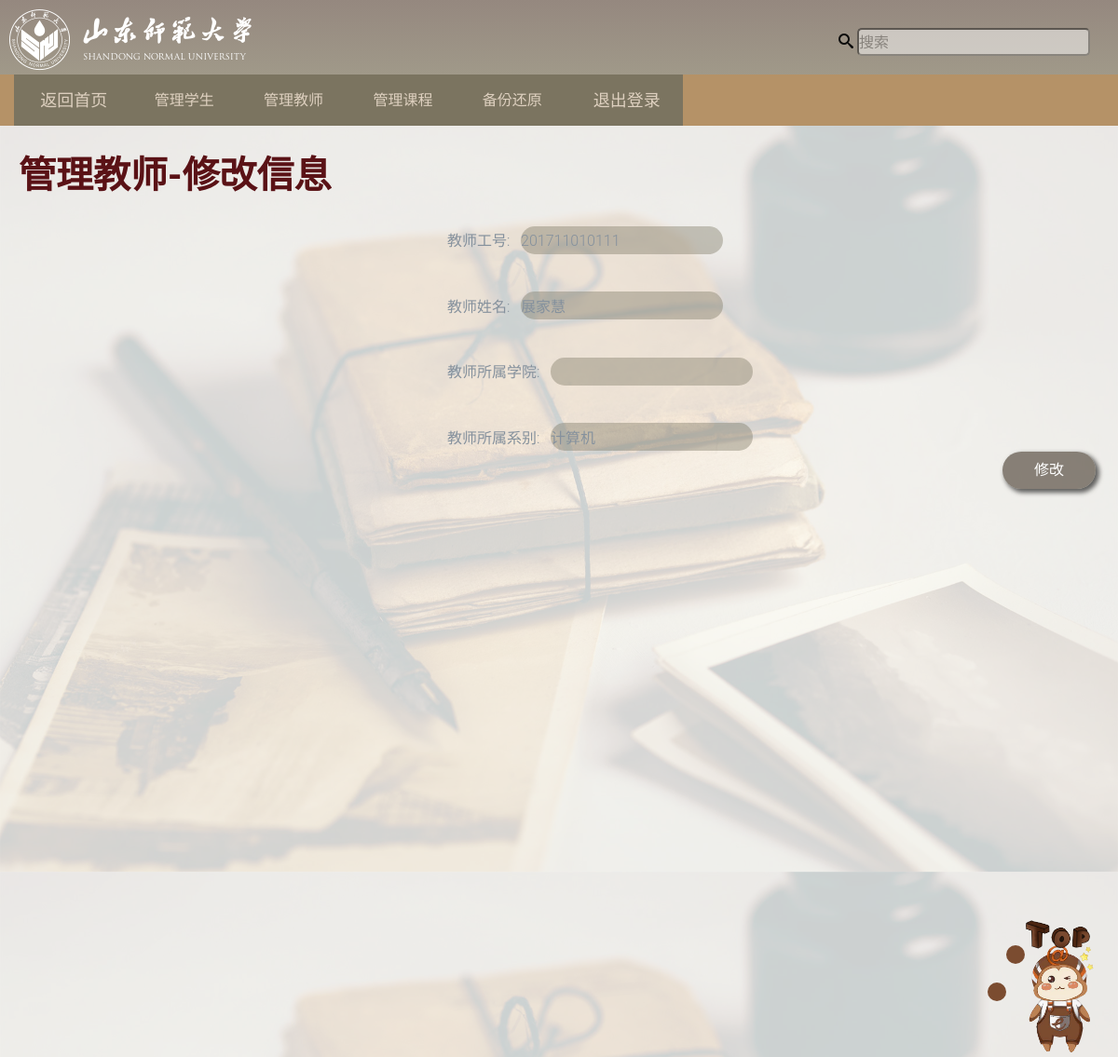
The app's page /edu_admin/Adm_manage_teachers.html/201711010111/ with its own data.
### account/models.py (models this page shows, shortened)
class User(AbstractUser):
    username = models.CharField(max_length=20, primary_key=True, db_index=True)
    password = models.CharField(max_length=100, null=False)
    name = models.CharField(max_length=50)
    id_card = models.CharField(max_length=20)
    sex = models.CharField(max_length=2)
    school = models.CharField(max_length=20)
    major = models.CharField(max_length=20)
    sclass = models.CharField(max_length=20)
    admin_data = models.DateField(blank=True, default=django.utils.timezone.now)
    is_teacher = models.BooleanField(default=False)

### edu_admin/views.py (the view)
# urls.py: path("Adm_manage_teachers.html/<int:teacher_id>/", views.Adm_tea_alt),
def Adm_tea_alt(request, teacher_id):
    tea_obj = User.objects.get(username=teacher_id)
    if request.method == "POST":  # 表单提交
        User.objects.filter(username=teacher_id).update(
            name=request.POST.get("tea_name"),
            major=request.POST.get("tea_major"),
            sclass=request.POST.get("tea_class"),
        )
        return_message = "信息修改成功！"
        return render(
            request,
            "edu_admin/Adm_teacher_alter.html",
            {"tea_obj": tea_obj, "return_message": return_message, "teacher_id": teacher_id})
    else:  # 正常访问
        return render(request, "edu_admin/Adm_teacher_alter.html", {"tea_obj": tea_obj, "teacher_id": teacher_id})

### templates/edu_admin/Adm_teacher_alter.html (shortened to what this page needs)
{% extends 'adm_based.html' %}
{% load staticfiles %}
{% block content %}
    <div class="body_container1">
        <div class="body_background3">
            <div style="font-weight:700;font-size: 40px;margin: auto;padding-top: 40px;padding-left: 20px;color: #5a1216">管理教师-修改信息</div>
            <form method="POST">{% csrf_token %}
                <div class="sdu_alter">教师工号:&nbsp;&nbsp;
                    <input value="{{ tea_obj.username }}" disabled class="sdu_alter_input" type="text" name="tea_id">
                </div>
                <div class="sdu_alter">教师姓名:&nbsp;&nbsp;
                    <input value="{{ tea_obj.name }}" class="sdu_alter_input" type="text" name="tea_name">
                </div>
                <div class="sdu_alter">教师所属学院:&nbsp;&nbsp;
                    <input value="{{ tea_obj.school }}" class="sdu_alter_input" type="text" name="tea_major">
                </div>
                <div class="sdu_alter">教师所属系别:&nbsp;&nbsp;
                    <input value="{{ tea_obj.major }}" class="sdu_alter_input" type="text" name="tea_class">
                </div>
                <button type="submit" class="select_submit">修改</button>
            </form>
            </div>
        </div>
{% endblock %}

### static/css/style1.css (style rules this page uses)
* { margin:0px; padding: 0px; }
.sdu_alter { width:100%; margin-top:40px; margin-left: 40%; }
.sdu_alter_input { border-radius: 20px; height: 30px; border:none; background: rgba(124,117,97,0.4); }

### static/css/style.css (style rules this page uses)
body { font-family: "Roboto", Arial, sans-serif; font-size: 16px; line-height: 28px; font-weight: 300; color: #85919d; height: 100%; position: relative; }
body { background: #efefef url(../images/white_wave.png) repeat; }

### static/css/style2.css (style rules this page uses)
* { margin:0px; padding: 0px; }
.body_container1 { width:100%; height:1000px; background: url("../images/index.jpg"); background-size: 100%; overflow: auto; zoom:1; }
.body_background3 { background: rgba(255,255,255,0.8); height:1000px; width:100%; overflow: auto; zoom:1; }
.select_submit { border-radius: 20px; width: 100px; text-align: center; height: 40px; color: white; border: none; background: rgba(66,54,40,0.6); box-shadow: 3px 3px 5px 1px rgba(0,0,0,0.6); margin-right: 2%; float: right; }

### records on screen
User: tea_id "201711010111", tea_name "展家慧", tea_class "计算机"
